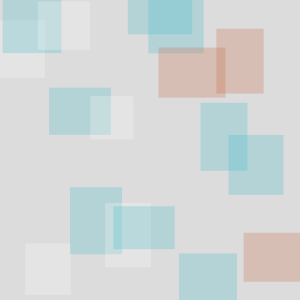
Frame 1 (no input)
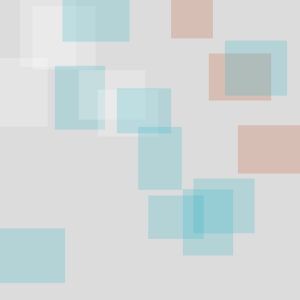
Frame 60 (the mouse pressed at the canvas centre just before this capture)
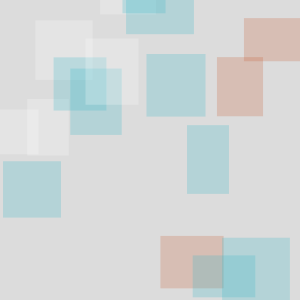
Frame 120 (the mouse held since frame 60 and released just before this capture)

The Processing sketch that drew these frames (run headless with seeded random() and noise(); from frame 60 on, the mouse is pressed at the canvas centre):

// Processing sketch: processing_20450
// ── processing_20450.pde

int num = 18;
float mySize = floor(random(10,40));
float[] ypos = new float[num];
float[] speed = new float[num];
color[] myColors = new color[3];
int[] col = new int[num];

void setup() {

  size(300,300);
rectMode(CENTER);
 
 
  myColors[0] = color(49,184,201,60);
  myColors[1] = color(201,92,49,60);
  myColors[2] = color(255,255,255,60);



  for(int x=num-1; x>=0; x--) {
    ypos[x] = random(0,height);
    speed[x] = random(-5,5);
    col[x] = floor(random(0,3));
  }
  noStroke();
  smooth();
}

void draw() {
  background(220);
  
  for(int x=0; x<num-1; x++) {
    
    fill(myColors[col[x]]);
   
     rect(width/num * x + width/num, ypos[x], mySize+random(12,40), mySize+random(12,40));

    ypos[x] = ypos[x] + speed[x];
    
   
    if(ypos[x] > height + mySize/2) ypos[x] = -mySize/2;
    if(ypos[x] < -mySize/2) ypos[x] = height - +mySize/2;
  }
}
